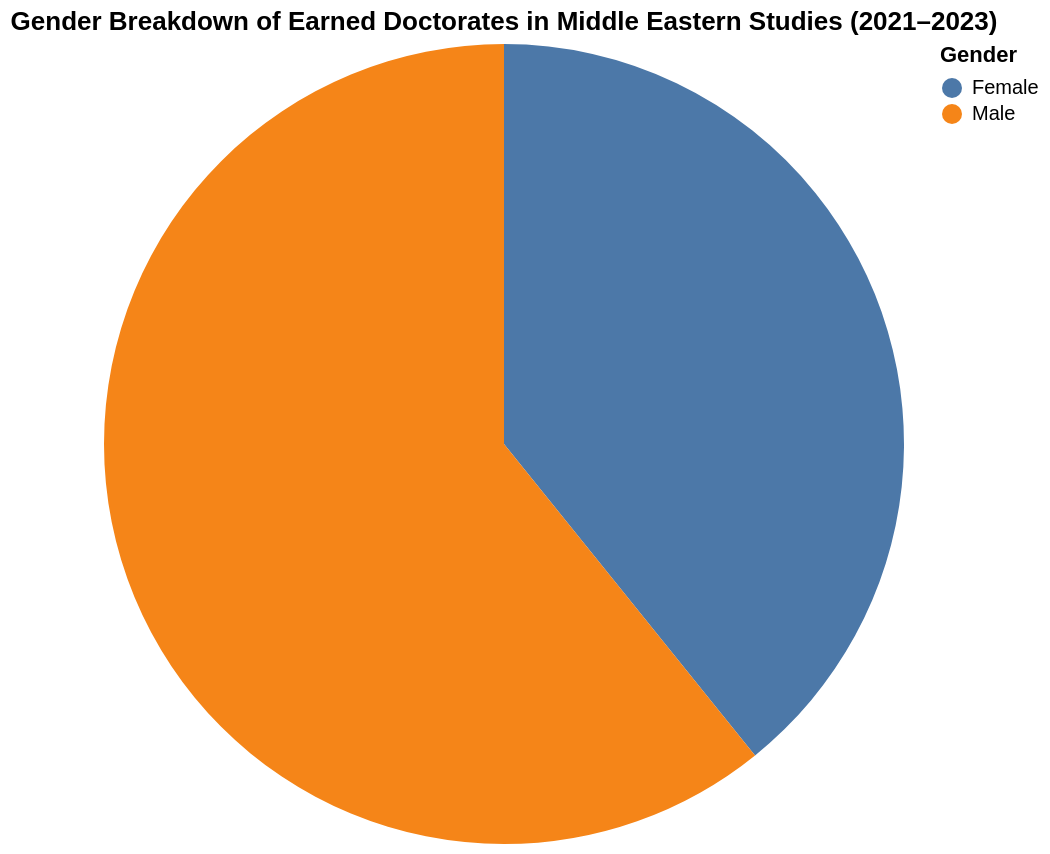

Notebook code for this chart:
### Markdown cell above
</div>

<div class="text-box">
    
## Earned Doctorates in Middle Eastern Studies by Sex

### Code cell
#| code-fold: true


gender_df = df[df["Major"].isin(majors)]


gender_agg = (
    gender_df.groupby("Sex")["Awards/Degrees Conferred"]
    .sum()
    .reset_index()
)


pie_chart = alt.Chart(gender_agg).mark_arc().encode(
    theta=alt.Theta(field="Awards/Degrees Conferred", type="quantitative"),
    color=alt.Color(field="Sex", type="nominal", legend=alt.Legend(title="Gender")),
    tooltip=["Sex", "Awards/Degrees Conferred"]
).properties(
    title="Gender Breakdown of Earned Doctorates in Middle Eastern Studies (2021–2023)",
    width=400,
    height=400
)

pie_chart

### Figure 1 — Vega-Lite specification as saved in the notebook (floating-point values rounded to 4 significant figures)
{"config": {"view": {"continuousWidth": 300, "continuousHeight": 300}}, "data": {"name": "data-f95f67976515e267bc4ec5aa8c93198d"}, "mark": {"type": "arc"}, "encoding": {"color": {"field": "Sex", "legend": {"title": "Gender"}, "type": "nominal"}, "theta": {"field": "Awards/Degrees Conferred", "type": "quantitative"}, "tooltip": [{"field": "Sex", "type": "nominal"}, {"field": "Awards/Degrees Conferred", "type": "quantitative"}]}, "height": 400, "title": "Gender Breakdown of Earned Doctorates in Middle Eastern Studies (2021–2023)", "width": 400, "$schema": "https://vega.github.io/schema/vega-lite/v5.14.1.json", "datasets": {"data-f95f67976515e267bc4ec5aa8c93198d": [{"Sex": "Female", "Awards/Degrees Conferred": 49}, {"Sex": "Male", "Awards/Degrees Conferred": 76}]}}
